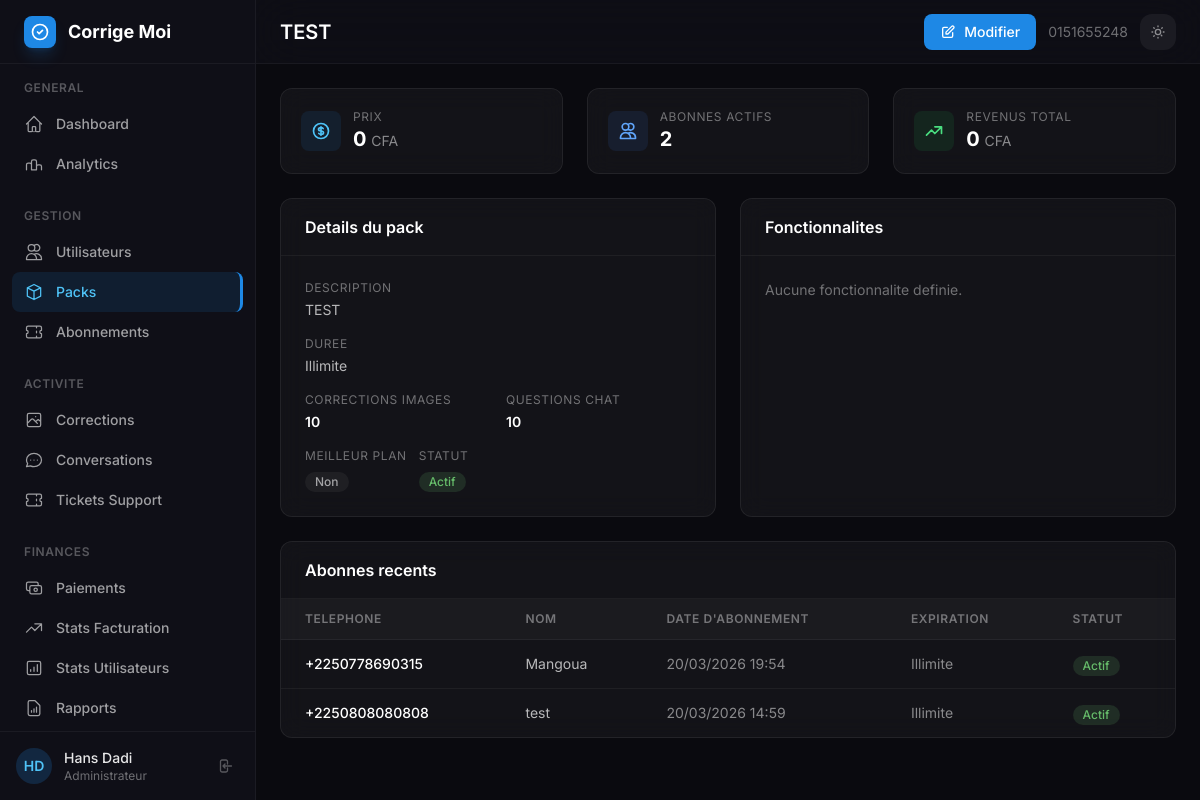
The page /custom-admin/pack/8/ (signed in) on the database as committed earlier.
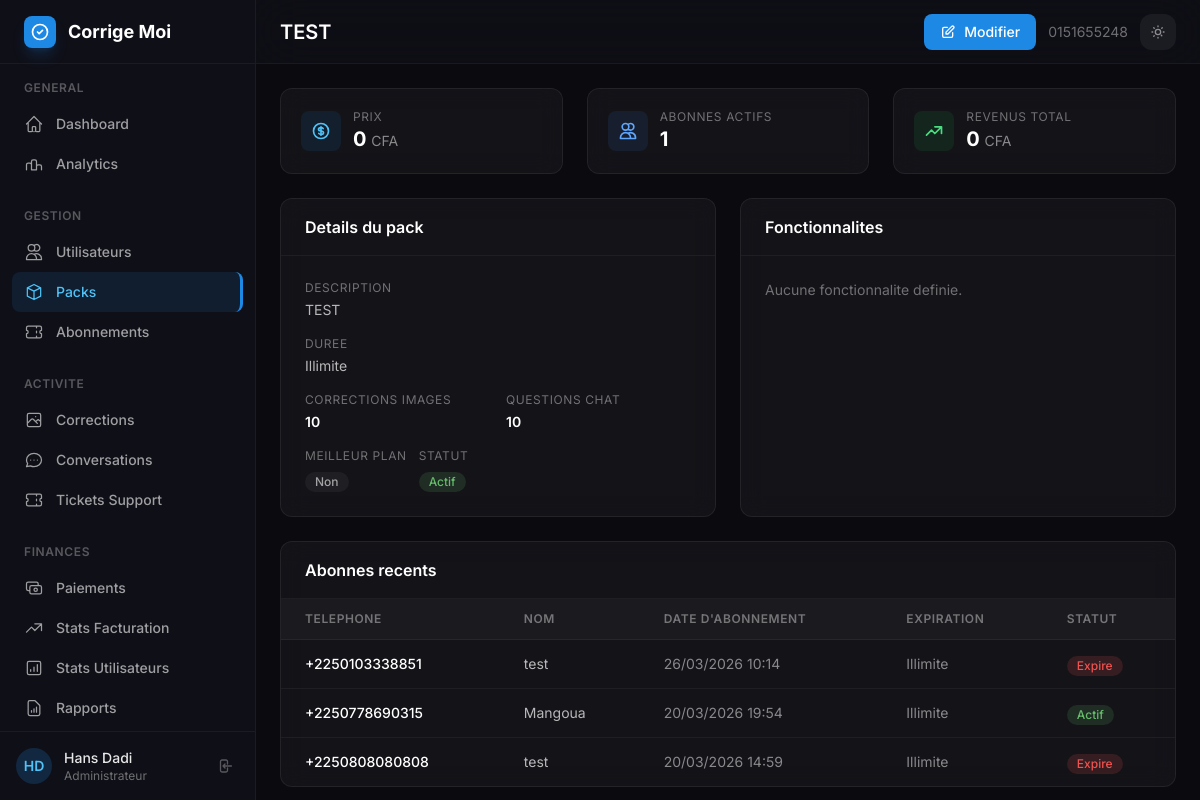
The same page on the database as committed later.
### subscriptions/models.py (models this page shows, shortened)
class Subscription(models.Model):
    user = models.ForeignKey(
        User, on_delete=models.CASCADE, related_name="subscriptions"
    )
    pack = models.ForeignKey(Pack, on_delete=models.CASCADE, related_name="subscriptions")
    token = models.UUIDField(default=uuid.uuid4, editable=False, unique=True)
    api_key = models.CharField(max_length=100, unique=True, default=generate_api_key)
    image_corrections_remaining = models.PositiveIntegerField(default=0)
    chat_questions_remaining = models.PositiveIntegerField(default=0)
    is_active = models.BooleanField(default=True)
    created_at = models.DateTimeField(auto_now_add=True)
    expires_at = models.DateTimeField(null=True, blank=True)
    class Meta:
        pass

### authentification/models.py (models this page shows, shortened)
class CustomUser(AbstractBaseUser, PermissionsMixin):
    ROLE_CHOICES = [('student', 'Élève'), ('teacher', 'Enseignant')]
    phone_number = models.CharField(
        max_length=15,
        unique=True,
        error_messages={
            'unique': _("Un utilisateur avec ce numéro de téléphone existe déjà.")
        }
    )
    email = models.EmailField(blank=True, null=True)
    first_name = models.CharField(max_length=50)
    last_name = models.CharField(max_length=50)
    is_active = models.BooleanField(default=True)
    is_staff = models.BooleanField(default=False)
    is_verified = models.BooleanField(default=False)
    role = models.CharField(max_length=10, choices=ROLE_CHOICES, default='student')
    country = models.CharField(max_length=100, blank=True, null=True)
    school_level = models.CharField(max_length=100, blank=True, null=True)
    institution = models.CharField(max_length=200, blank=True, null=True)
    age = models.PositiveIntegerField(blank=True, null=True)
    fcm_token = models.CharField(max_length=512, blank=True, null=True)
    date_joined = models.DateTimeField(default=timezone.now)
    USERNAME_FIELD = 'phone_number'
    REQUIRED_FIELDS = ['first_name', 'last_name']
    objects = CustomUserManager()

### custom_admin/views.py (the view)
# urls.py: path('pack/<int:pack_id>/', views.admin_pack_detail, name='pack_detail'),
@staff_required
def admin_pack_detail(request, pack_id):
    pack = get_object_or_404(Pack, id=pack_id)
    subscribers = pack.subscriptions.filter(is_active=True).count()
    total_revenue = Transaction.objects.filter(
        pack=pack, transaction_type__in=['subscription', 'upgrade', 'renewal'], payment_status='paid'
    ).aggregate(total=Sum('price_paid'))['total'] or 0
    recent_subs = pack.subscriptions.select_related('user').order_by('-created_at')[:10]
    context = {
        'pack': pack,
        'subscribers': subscribers,
        'total_revenue': int(total_revenue),
        'recent_subs': recent_subs,
    }
    return render(request, 'custom_admin/admin/pack_detail.html', context)

### custom_admin/views.py (called while the page is built)
def staff_required(view_func):
    @wraps(view_func)
    def wrapper(request, *args, **kwargs):
        if not request.user.is_authenticated:
            from django.shortcuts import redirect
            return redirect(f'/custom-admin/login/?next={request.path}')
        if not request.user.is_staff:
            from django.shortcuts import render as _render
            return _render(request, '403.html', status=403)
        return view_func(request, *args, **kwargs)
    return wrapper

### custom_admin/templates/custom_admin/admin/pack_detail.html (shortened to what the changed rows need)
{% extends "custom_admin/base_admin.html" %}
{% block page_title %}{{ pack.name }}{% endblock %}
{% block content %}
<div class="grid grid-cols-1 sm:grid-cols-3 gap-6 mb-6">
    <div class="stat-card glass-card rounded-xl border border-white/[0.07] p-5">
        <div class="flex items-center gap-3">
            <div>
                <p class="text-xs text-white/40 uppercase tracking-wider">Abonnes actifs</p>
                <p class="text-xl font-bold text-white">{{ subscribers }}</p>
            </div>
        </div>
    </div>
</div>
<div class="grid grid-cols-1 lg:grid-cols-2 gap-6 mb-6">
    <div class="glass-card rounded-xl border border-white/[0.07]">
        <div class="px-6 py-4 border-b border-white/5">
            <h2 class="text-base font-semibold text-white">Details du pack</h2>
        </div>
    </div>
    <div class="glass-card rounded-xl border border-white/[0.07]">
        <div class="px-6 py-4 border-b border-white/5">
            <h2 class="text-base font-semibold text-white">Fonctionnalites</h2>
        </div>
    </div>
</div>
<div class="glass-card rounded-xl border border-white/[0.07]">
    <div class="px-6 py-4 border-b border-white/5">
        <h2 class="text-base font-semibold text-white">Abonnes recents</h2>
    </div>
    <div class="overflow-x-auto">
        <table class="w-full">
            <thead>
                <tr class="bg-white/[0.03] border-b border-white/5">
                    <th class="px-6 py-3 text-left text-xs font-semibold text-white/40 uppercase tracking-wider">Telephone</th>
                    <th class="px-6 py-3 text-left text-xs font-semibold text-white/40 uppercase tracking-wider">Nom</th>
                    <th class="px-6 py-3 text-left text-xs font-semibold text-white/40 uppercase tracking-wider">Date d'abonnement</th>
                    <th class="px-6 py-3 text-left text-xs font-semibold text-white/40 uppercase tracking-wider">Expiration</th>
                    <th class="px-6 py-3 text-left text-xs font-semibold text-white/40 uppercase tracking-wider">Statut</th>
                </tr>
            </thead>
            <tbody class="divide-y divide-white/5">
                {% for sub in recent_subs %}
                <tr class="hover:bg-white/[0.03] transition-colors">
                    <td class="px-6 py-3 text-sm text-white font-medium">{{ sub.user.phone_number }}</td>
                    <td class="px-6 py-3 text-sm text-white/70">{{ sub.user.first_name }}</td>
                    <td class="px-6 py-3 text-sm text-white/50">{{ sub.created_at|date:"d/m/Y H:i" }}</td>
                    <td class="px-6 py-3 text-sm text-white/50">{{ sub.expires_at|date:"d/m/Y"|default:"Illimite" }}</td>
                    <td class="px-6 py-3">
                        {% if sub.is_active %}
                        <span class="inline-flex items-center px-2.5 py-0.5 rounded-full text-xs font-medium badge-success">Actif</span>
                        {% else %}
                        <span class="inline-flex items-center px-2.5 py-0.5 rounded-full text-xs font-medium badge-danger">Expire</span>
                        {% endif %}
                    </td>
                </tr>
                {% empty %}
                <tr>
                    <td colspan="5" class="px-6 py-8 text-center text-sm text-white/40">Aucun abonne pour ce pack.</td>
                </tr>
                {% endfor %}
            </tbody>
        </table>
    </div>
</div>
{% endblock %}

Rows that differ between the two databases and show on the page:
added Subscription: user.phone_number "+2250103338851", user.first_name "test", created_at "26/03/2026 10:14", expires_at "Illimite", is_active "Expire"
changed Subscription (number 3 of 3 on the later page): is_active "Actif" → "Expire"
Other text that changed with them:
{{ subscribers }}: "2" → "1"
